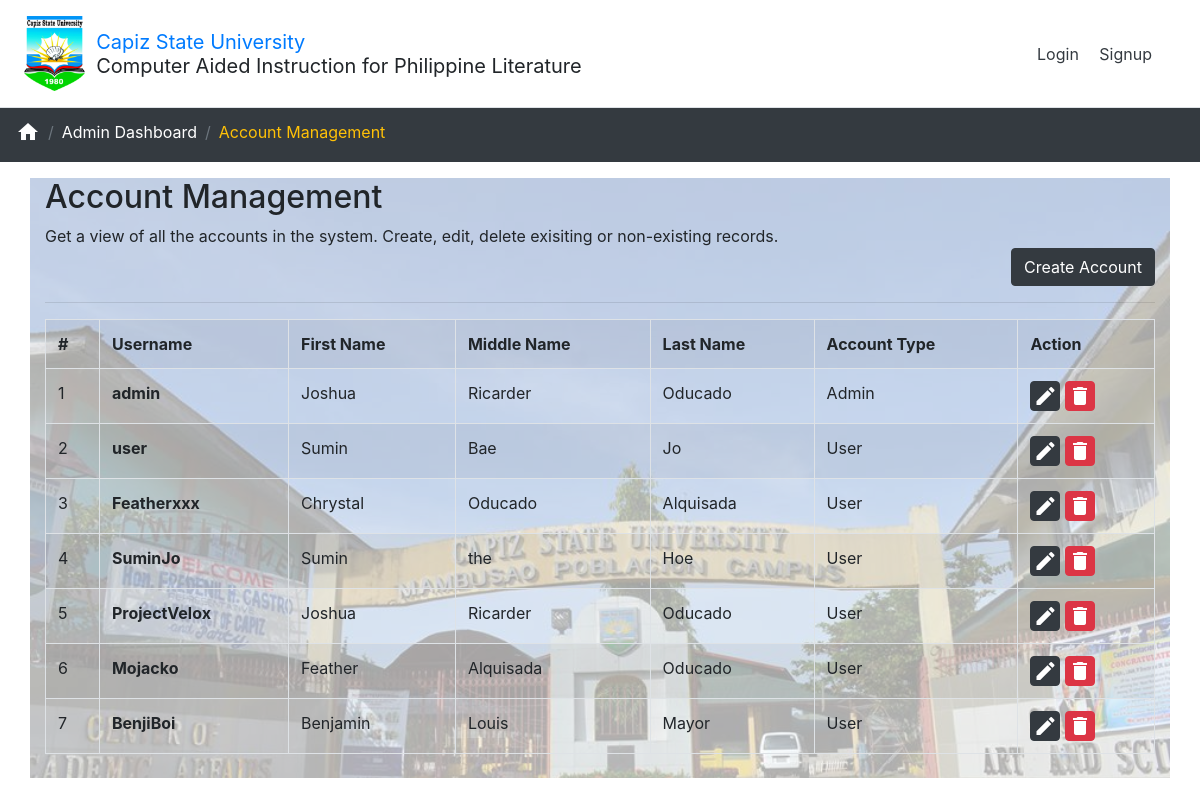
Page /account-management.php on the committed database.
### tables this page shows
CREATE TABLE IF NOT EXISTS `accounts` (
  `id` int(11) NOT NULL AUTO_INCREMENT,
  `idnumber` varchar(20) DEFAULT NULL,
  `username` varchar(50) DEFAULT NULL,
  `password` varchar(50) DEFAULT NULL,
  `firstname` varchar(150) DEFAULT NULL,
  `middlename` varchar(150) DEFAULT NULL,
  `lastname` varchar(150) DEFAULT NULL,
  `typeofaccount` int(11) DEFAULT NULL,
  PRIMARY KEY (`id`)
);

### view/partials/table-accounts.php (the view, shortened to what this page needs)
<div class="table-responsive">
	<table class="table table-striped table-bordered table-hover" id="accountListing">
	  	<tr>
	  		<th>#</th>
	  		<th>Username</th>
	  		<th>First Name</th>
	  		<th>Middle Name</th>
	  		<th>Last Name</th>
	  		<th>Account Type</th>
	  		<th>Action</th>
	  	</tr>
	  	<?php
	  		$i=0;
	  		$account = $_SESSION['account']['username'];
			$con = mysqli_connect("localhost","root","","caipl");
			$result = mysqli_query($con,"SELECT * FROM account_listing where username != '$account' order by account_type");
			while($row = mysqli_fetch_array($result))
			{
				$i++;
				echo "<tr>";
				echo "<td>" . $i . " </td>";
				echo "<td><strong>" . $row['username'] . "<strong></td>";
				echo "<td>" . $row['firstname'] . "</td>";
				echo "<td>" . $row['middlename'] . "</td>";
				echo "<td>" . $row['lastname'] . "</td>";
				echo "<td>" . $row['account_type'] . "</td>";
				echo
				"<td>
					<button class='btn btn-dark text-white caipl-btn' data-toggle='modal' data-target='#modal-edit-account' id='editProfileModal' data-username='".$row['username']."'' data-firstname='".$row['firstname']."' data-middlename='".$row['middlename']."' data-lastname='".$row['lastname']."' data-password='".$row['password']."'>
						<i class='material-icons'>edit</i>
					</button>
					<button class='btn btn-danger text-white caipl-btn' id='deleteProfile' data-username='".$row['username']."'>
						<i class='material-icons'>delete</i>
					</button>
				</td>";
				echo "</tr>";
			}
		?>
	  </table>
</div>

### assets/css/style.css (style rules this page uses)
html, body, .caipl-background { height: 100%; }
.caipl-btn { line-height: 1px; padding: 2px; }

### rows in the picture
accounts: username "admin", firstname "Joshua", middlename "Ricarder", lastname "Oducado", account_type "Admin"
accounts: username "user", firstname "Sumin", middlename "Bae", lastname "Jo", account_type "User"
accounts: username "Featherxxx", firstname "Chrystal", middlename "Oducado", lastname "Alquisada", account_type "User"
accounts: username "SuminJo", firstname "Sumin", middlename "the", lastname "Hoe", account_type "User"
accounts: username "ProjectVelox", firstname "Joshua", middlename "Ricarder", lastname "Oducado", account_type "User"
accounts: username "Mojacko", firstname "Feather", middlename "Alquisada", lastname "Oducado", account_type "User"
accounts: username "BenjiBoi", firstname "Benjamin", middlename "Louis", lastname "Mayor", account_type "User"
